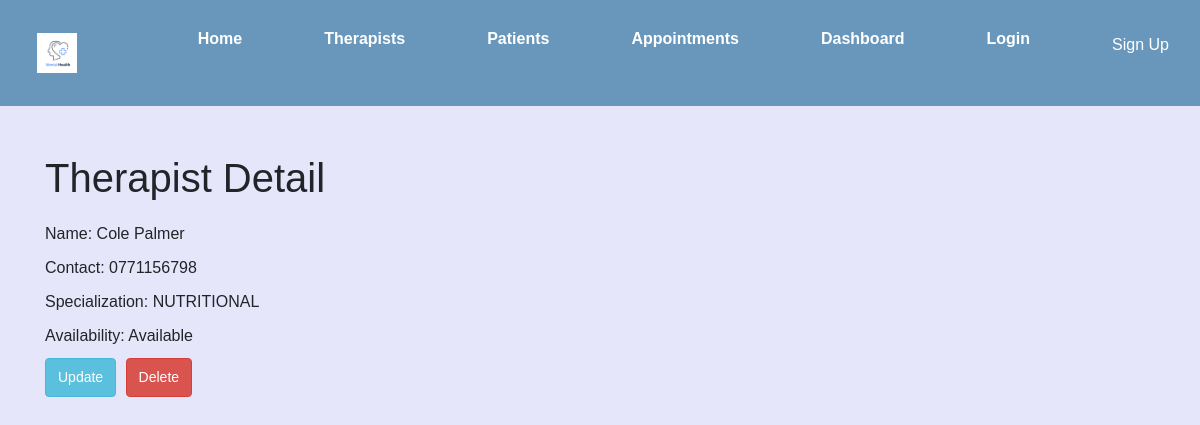
/catalog/therapist/6/, run on the app's committed database.
### catalog/models.py (models this page shows, shortened)
class Therapist(models.Model):
    therapist_id = models.AutoField(primary_key=True)
    name = models.CharField(max_length=100)
    contact = models.CharField(max_length=15)
    SPECIALIZATION_CHOICES = [
        ('COUPLES', 'COUPLES'),
        ('TRAUMA', 'TRAUMA'),
        ('DEPRESSION', 'DEPRESSION'),
        ('NUTRITIONAL', 'NUTRITIONAL'),
        ('FAMILY', 'FAMILY'),
        ('BEHAVIORAL', 'BEHAVIORAL'),
        ('ADDICTION', 'ADDICTION'),
    ]
    specialization = models.CharField(max_length=100, choices=SPECIALIZATION_CHOICES, blank=True,
                                      help_text="Select Specialization")
    AVAILABILITY_STATUS = (
        ('A', 'Available'),
        ('B', 'BOOKED')
    )
    availability = models.CharField(max_length=10, choices=AVAILABILITY_STATUS, blank=True, default="Available",
                                    help_text="Confirm Availability")
    class Meta:
        ordering = ['name', 'specialization']
        permissions = [
            ("can_mark_available", "Set therapist as available"),
            ("can_mark_booked", "Set therapist as booked"),
            ("can_view_all_appointments", "View all appointments"),
            ("can_view_appointment", "View appointment details"),
            ("can_view_therapist", "View therapist details"),
            ("can_view_patient", "View patient details"),
            ("can_view_all_patients", "View all patients"),
            ("can_view_all_therapists", "View all therapists"),
            ("can_view_therapist_dashboard", "View therapist dashboard"),
            ("can_view_appointment_list", "View appointment list"),
            ("can_view_patient_list", "View patient list"),
            ("can_view_therapist_list", "View therapist list"),
            ("can_view_appointment_detail", "View appointment details"),
            ("can_view_patient_detail", "View patient details"),
            ("can_view_therapist_detail", "View therapist details"),
            ("can_view_appointment_create", "Create appointment"),
            ("can_view_patient_create", "Create patient"),
            ("can_view_therapist_create", "Create therapist"),
            ("can_view_appointment_update", "Update appointment"),
            ("can_view_patient_update", "Update patient"),
            ("can_view_therapist_update", "Update therapist"),
            ("can_view_appointment_delete", "Delete appointment"),
            ("can_view_patient_delete", "Delete patient"),
            ("can_view_therapist_delete", "Delete therapist"),
        ]

### catalog/views.py (the view)
# urls.py: path('therapist/<int:pk>/', views.TherapistDetailView.as_view(), name='therapist_detail'),
class TherapistDetailView(generic.DetailView):
    model = Therapist
    template_name = 'catalog/therapist_detail.html'
    context_object_name = 'therapist'

### catalog/templates/catalog/therapist_detail.html
{% extends "base_generic.html" %}
{% block content %}
<h1>Therapist Detail</h1>
<p>Name: {{ therapist.name }}</p>
<p>Contact: {{ therapist.contact }}</p>
<p>Specialization: {{ therapist.specialization }}</p>
<p>Availability: {{ therapist.get_availability_display }}</p>
    <span>
        <a href="{% url 'catalog:update_therapist' therapist.pk %}" class="btn btn-primary">Update</a>
    </span>
    <span style="margin-right: 10px;">
        <a href="{% url 'catalog:therapist_delete' therapist_id=therapist.pk %}" class="btn btn-danger">Delete</a>
    </span>
{% endblock %}

### catalog/static/css/styles.css (style rules this page uses)
body { margin: 0; font-family: Arial, sans-serif; background-color: #e6e6fa; }
h1, em { margin-bottom: 20px; }
a.btn { text-decoration: none; margin-right: 5px; display: inline-block; padding: 8px 12px; font-size: 14px; cursor: pointer; border: 1px solid #337ab7; color: #fff; background-color: #337ab7; border-radius: 4px; }
a.btn.btn-primary { background-color: #5bc0de; border-color: #46b8da; }
a.btn.btn-danger { background-color: #d9534f; border-color: #d43f3a; }
h1 { margin-bottom: 20px; }
p { margin-bottom: 10px; }
span { margin-bottom: 20px; }
a { text-decoration: none; padding: 8px 12px; font-size: 14px; cursor: pointer; border-radius: 4px; }
.btn-primary { color: #fff; background-color: #337ab7; border: 1px solid #337ab7; }
.btn-danger { color: #fff; background-color: #d9534f; border: 1px solid #d9534f; }

### data on the page
Therapist: name "Cole Palmer", contact "0771156798", specialization "NUTRITIONAL", availability "Available"
